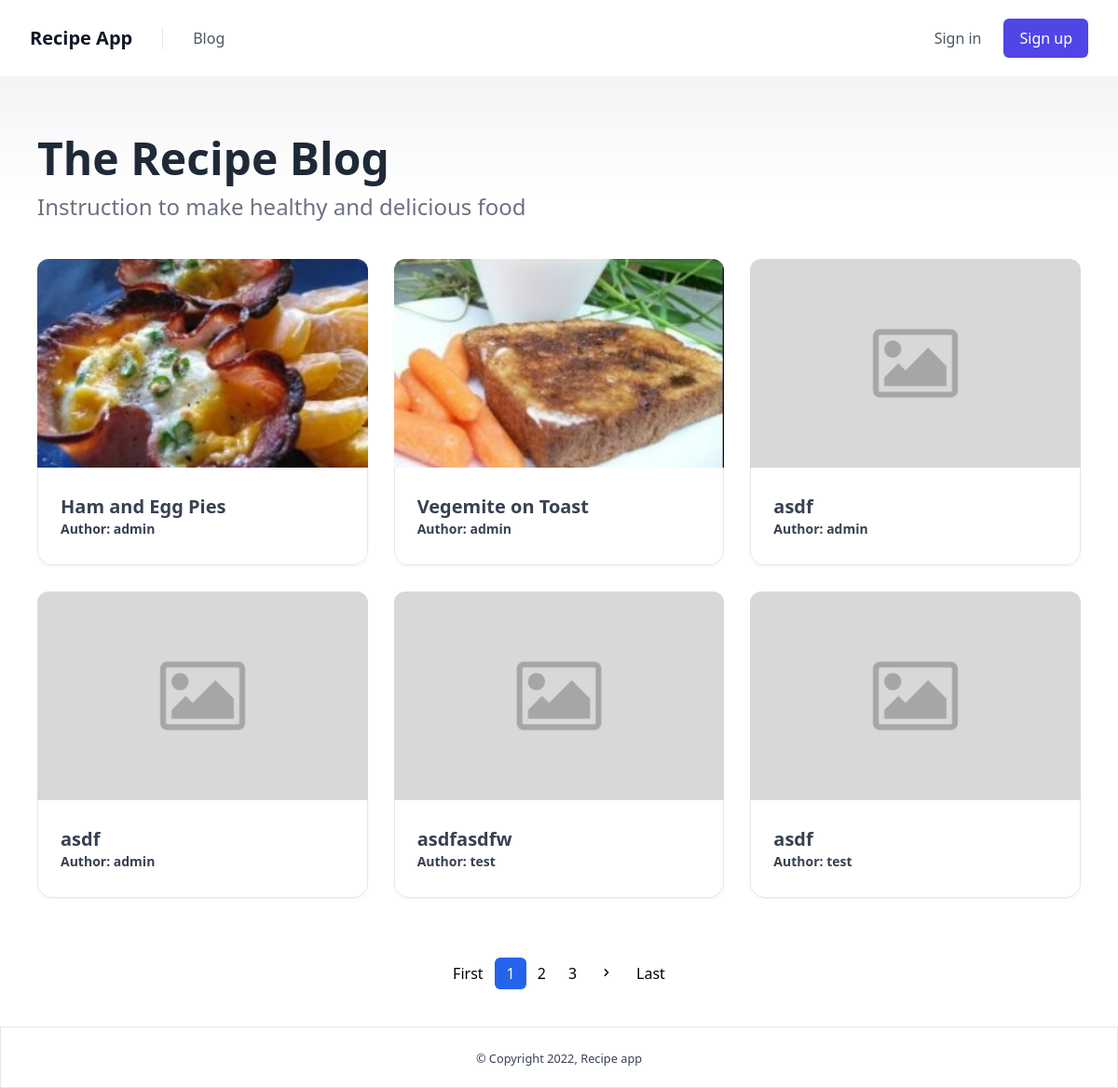
The page / on the database its author committed.
### recipe/models.py (models this page shows, shortened)
class Recipe(models.Model):
    author = models.ForeignKey(settings.AUTH_USER_MODEL, related_name='author', on_delete=models.CASCADE)
    name = models.CharField(max_length=255)
    image = models.ImageField(upload_to='uploads/', null=True, blank=True)
    directions = models.TextField()
    updated = models.DateTimeField(auto_now_add=True)
    created = models.DateTimeField(auto_now=True)
    @property
    def get_image(self):
        if not self.image:
            return '/media/uploads/placeholder-image.png'
        return self.image.url

### account/models.py (models this page shows, shortened)
class Account(AbstractBaseUser, PermissionsMixin):
    email = models.EmailField(verbose_name='email', max_length=60, unique=True)
    username = models.CharField(max_length=30, unique=True)
    date_joined = models.DateTimeField(verbose_name='date joined', auto_now_add=True)
    last_login = models.DateTimeField(verbose_name='last login', auto_now=True)
    is_admin = models.BooleanField(default=False)
    is_active = models.BooleanField(default=True)
    is_staff = models.BooleanField(default=False)
    is_superuser = models.BooleanField(default=False)
    USERNAME_FIELD = 'email'
    REQUIRED_FIELDS = ['username']
    objects = MyAccountManager()
    def __str__(self):
        return self.username

### recipe/views.py (the view)
# urls.py: path('', views.IndexView.as_view(), name='index'),
class IndexView(ListView):
    model = Recipe
    template_name = "index.html"
    paginate_by = 6
    context_object_name = 'recipes'
    ordering = ['created']

### templates/index.html
{% extends 'base.html' %}
{% block content %}
<div class="min-h-screen">
    {% include 'components/content.html' %}
    {% include 'components/pagination.html' %}
</div>
{% endblock%}

### templates/components/content.html
<section class="relative w-full bg-white">
    <div class="absolute w-full h-32 bg-gradient-to-b from-gray-100 to-white"></div>
    <div class="relative w-full px-5 py-10 mx-auto sm:py-12 md:py-16 md:px-10 max-w-7xl">
        <h1 class="mb-1 text-4xl font-extrabold leading-none text-gray-800 lg:text-5xl xl:text-6xl sm:mb-3">The Recipe Blog</h1>
        <p class="mb-10 text-lg font-medium text-gray-500 sm:text-2xl">Instruction to make healthy and delicious food</p>
        <div class="grid grid-cols-12 col-span-12 gap-7">
            {% for recipe in recipes %}
            <div class=" flex flex-col items-start col-span-12 overflow-hidden shadow-sm rounded-xl md:col-span-6 lg:col-span-4">
                <a href="{% url 'detail' recipe.id %}" class="w-full block transition duration-200 ease-out transform hover:scale-110">
                    <img class="object-cover w-full shadow-sm max-h-56" src="{{recipe.get_image}}" loading="lazy">
                </a>
                <div class="text-gray-700 relative w-full flex flex-col items-start px-6 bg-white border border-t-0 border-gray-200 py-7 rounded-b-2xl">
                    <h2 class="text-base font-bold sm:text-lg md:text-xl">{{ recipe.name }}</h2>
                    <p class="font-bold text-sm">Author: {{recipe.author}}</p>
                </div>
            </div>
            {%endfor%}
        </div>
    </div>
</section>

### rows shown on the page
Recipe: get_image (picture), name "Ham and Egg Pies", author "admin"
Recipe: get_image (picture), name "Vegemite on Toast", author "admin"
Recipe: name "asdf", author "admin"
Recipe: name "asdf", author "admin"
Recipe: name "asdfasdfw", author "test"
Recipe: name "asdf", author "test"

### other values the page prints
{{ num }} "1"
{{ num }} "2" "3"
